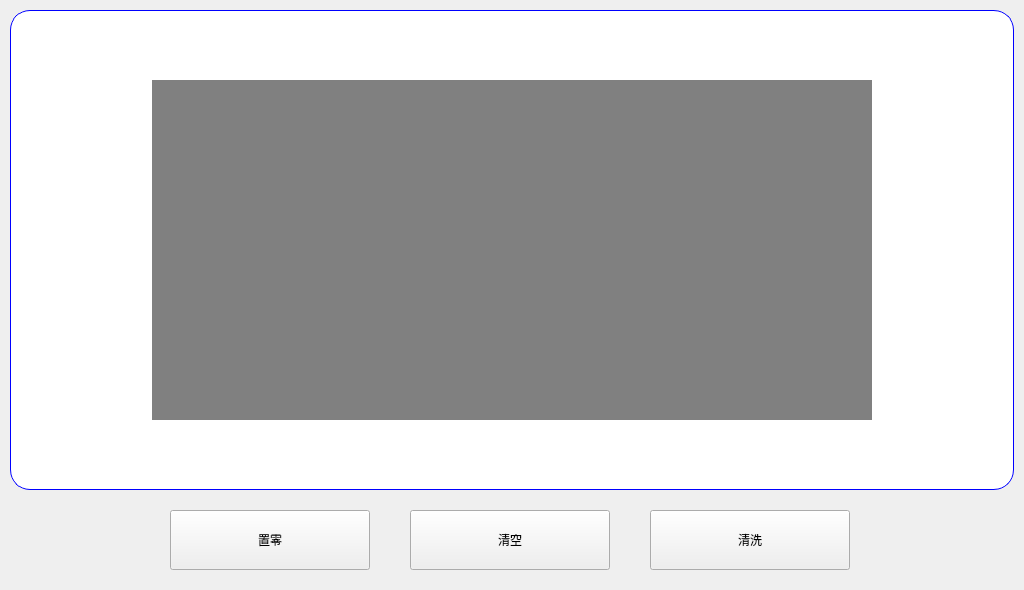
<?xml version="1.0" encoding="UTF-8"?>
<ui version="4.0">
 <class>FormMainZero</class>
 <widget class="QWidget" name="FormMainZero">
  <property name="geometry">
   <rect>
    <x>0</x>
    <y>0</y>
    <width>1024</width>
    <height>590</height>
   </rect>
  </property>
  <property name="windowTitle">
   <string>Form</string>
  </property>
  <widget class="QPushButton" name="pushButton_3">
   <property name="geometry">
    <rect>
     <x>650</x>
     <y>510</y>
     <width>200</width>
     <height>60</height>
    </rect>
   </property>
   <property name="text">
    <string>清洗</string>
   </property>
   <property name="checkable">
    <bool>true</bool>
   </property>
  </widget>
  <widget class="QPushButton" name="pushButton">
   <property name="geometry">
    <rect>
     <x>170</x>
     <y>510</y>
     <width>200</width>
     <height>60</height>
    </rect>
   </property>
   <property name="text">
    <string>置零</string>
   </property>
  </widget>
  <widget class="QPushButton" name="pushButton_2">
   <property name="geometry">
    <rect>
     <x>410</x>
     <y>510</y>
     <width>200</width>
     <height>60</height>
    </rect>
   </property>
   <property name="text">
    <string>清空</string>
   </property>
   <property name="checkable">
    <bool>true</bool>
   </property>
  </widget>
  <widget class="QWidget" name="dou_widget" native="true">
   <property name="geometry">
    <rect>
     <x>10</x>
     <y>10</y>
     <width>1004</width>
     <height>480</height>
    </rect>
   </property>
   <property name="styleSheet">
    <string notr="true">.QWidget {
background: white;
border: 1px solid blue;
border-radius: 20px;
}</string>
   </property>
   <layout class="QGridLayout" name="gridLayout">
    <property name="leftMargin">
     <number>0</number>
    </property>
    <property name="topMargin">
     <number>0</number>
    </property>
    <property name="rightMargin">
     <number>0</number>
    </property>
    <property name="bottomMargin">
     <number>0</number>
    </property>
    <property name="spacing">
     <number>0</number>
    </property>
    <item row="0" column="0">
     <widget class="QLabel" name="dou_bg">
      <property name="minimumSize">
       <size>
        <width>720</width>
        <height>340</height>
       </size>
      </property>
      <property name="maximumSize">
       <size>
        <width>720</width>
        <height>340</height>
       </size>
      </property>
      <property name="styleSheet">
       <string notr="true">background: gray;</string>
      </property>
      <property name="text">
       <string/>
      </property>
     </widget>
    </item>
   </layout>
  </widget>
 </widget>
 <resources/>
 <connections/>
</ui>
